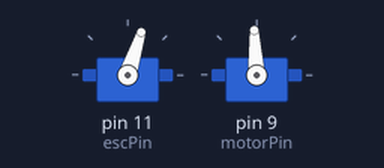
A sketch run on a simulated Arduino Uno, built with avr-gcc and run on an emulated ATmega328P. Parts: 2 × servo.

Above: at 3.1 s.
At 6.1 s:
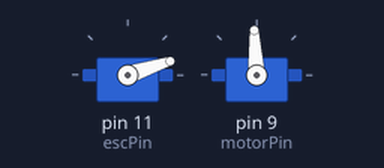
At 10.1 s:
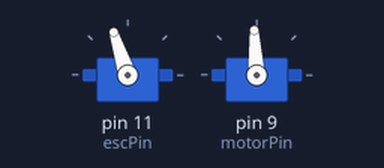
At 14.1 s:
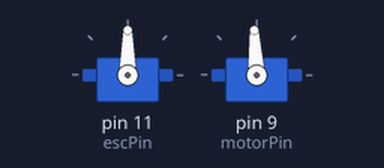
Timing chart, 0 to 15.6 s (numbered marks = the images above):
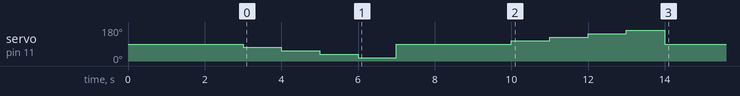

Measured:
- by itself, servo on pin 11 (escPin): 90° → 72° at 3.0 s, → 54° 1.0 s later, → 36° 1.0 s later, → 18° 1.0 s later, … (10 changes in this stretch)

The sketch:

turnMotor.ino
```cpp
#include <Servo.h>
Servo esc;
const int escPin = 11;

Servo motor;  // Create a Servo object to control the motor
int motorPin = 9;  // PWM signal connected to the white wire

void setup() {
  delay(2000);
  esc.attach(escPin, 1000, 2000);
  motor.attach(motorPin);  // Attach the motor signal pin
  motor.writeMicroseconds(1500);
  delay(1000);

  esc.writeMicroseconds(1400); //slow start

  delay(1000);

  esc.writeMicroseconds(1300);

  delay(1000);

  esc.writeMicroseconds(1200);

  delay(1000);

  esc.writeMicroseconds(1100);

  delay(1000);

  esc.writeMicroseconds(1500);

  delay(3000);

  esc.writeMicroseconds(1600);

  delay(1000);

  esc.writeMicroseconds(1700);

  delay(1000);

  esc.writeMicroseconds(1800);

  delay(1000);

  esc.writeMicroseconds(1900);

  delay(1000);

  esc.writeMicroseconds(1500);
}

void loop() { }
```
